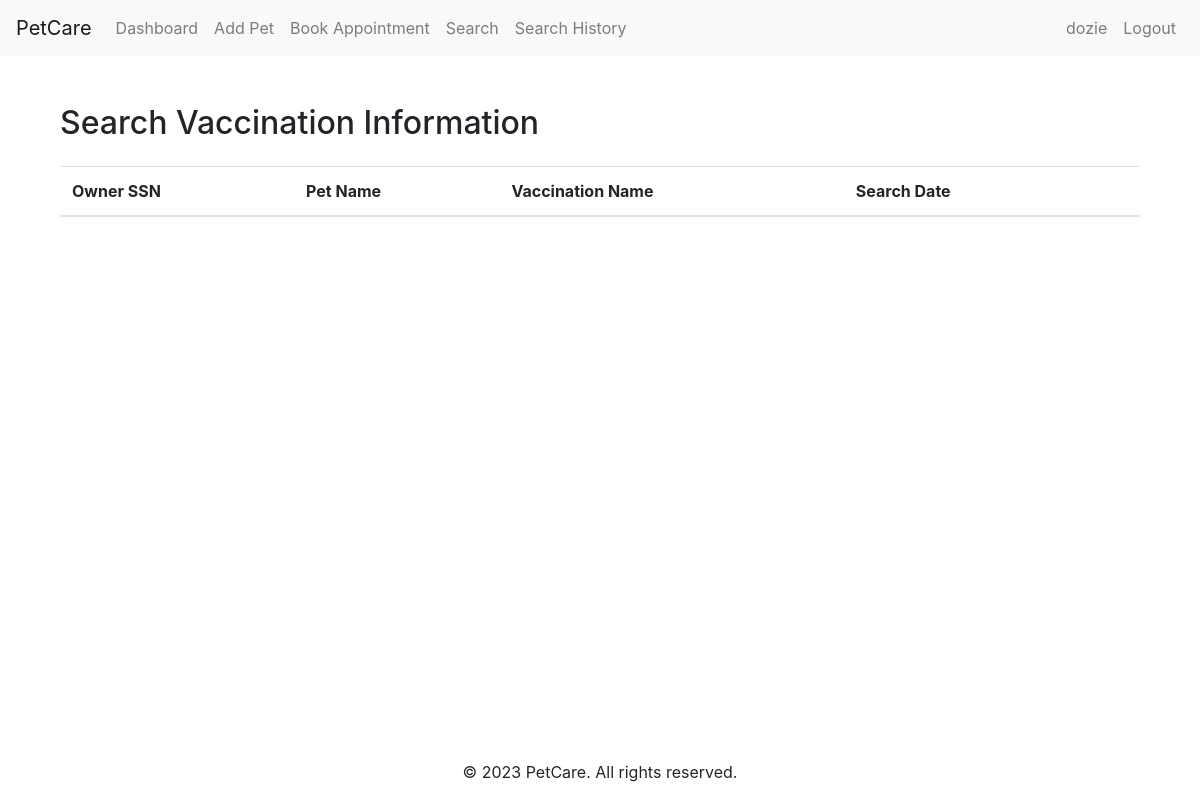
Page /search_history/ (signed in) on the earlier database version.
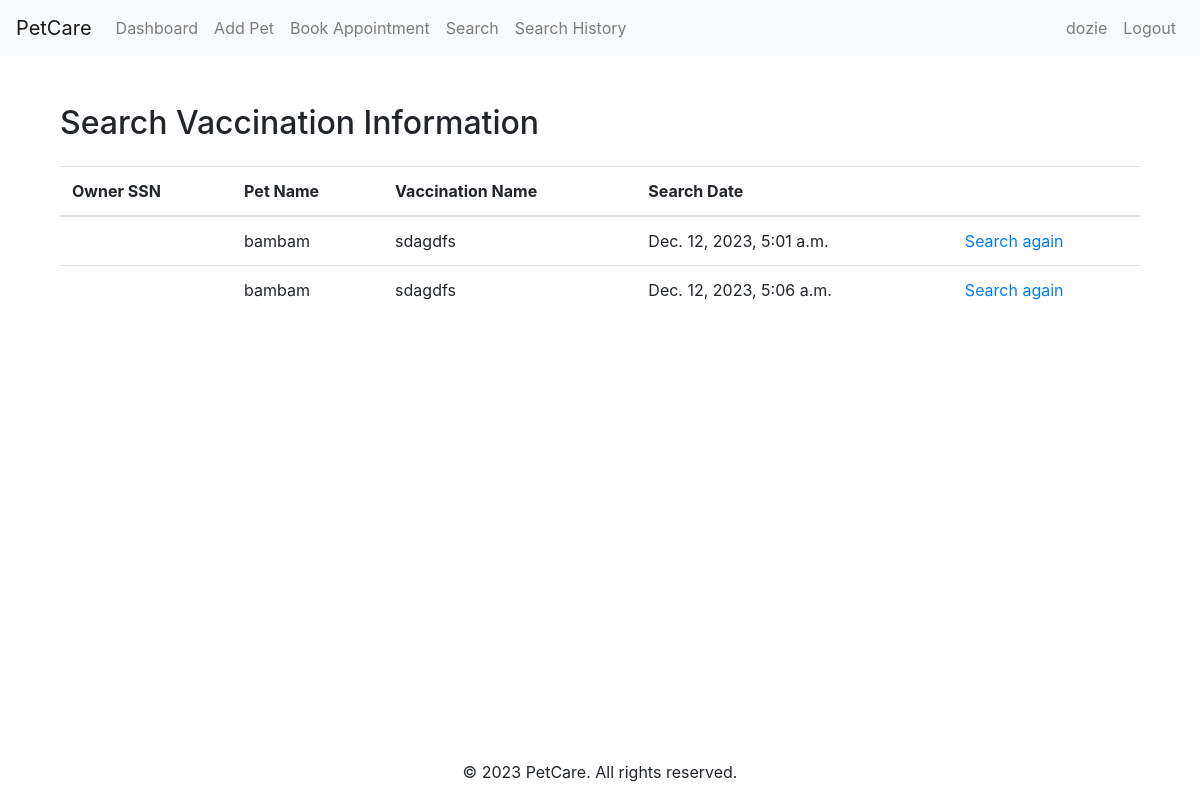
Same page on the later database version.
### core/models.py (models this page shows, shortened)
class User(AbstractUser):
    PET_OWNER = "Pet Owner"
    VET = "Vet"
    THIRD_PARTY = "Third Party/Groomer"
    ROLE_CHOICES = (
        (PET_OWNER, PET_OWNER),
        (VET, VET),
        (THIRD_PARTY, THIRD_PARTY),
    )
    role = models.CharField(choices=ROLE_CHOICES, max_length=200)
    ssn = models.CharField(max_length=200, null=True)
    license_no = models.CharField(max_length=200, null=True, blank=True)
    service_provider = models.CharField(max_length=200, null=True, blank=True)

class SearchHistory(models.Model):
    ssn = models.CharField(max_length=500, null=True)
    pet_name = models.CharField(max_length=500, null=True)
    vaccination_name = models.CharField(max_length=500, null=True)
    timestamp = models.DateTimeField(auto_now_add=True)
    user = models.ForeignKey(User, on_delete=models.CASCADE, null=True)

### core/views.py (the view)
# urls.py: path('search_history/', views.SearchHistoryView.as_view(), name='search_history'),
class SearchHistoryView(ListView):
    template_name = 'search_history.html'
    model = SearchHistory
    def get_queryset(self):
        queryset = super(SearchHistoryView, self).get_queryset()
        return queryset.filter(user=self.request.user)

### templates/search_history.html (shortened to what this page needs)
{% extends "base.html" %}
{% load bootstrap4 %}
{% block content %}
    <div class="container mt-4">
        <h2>Search Vaccination Information</h2>
        <table class="table mt-4">
            <thead>
            <tr>
                <th>Owner SSN</th>
                <th>Pet Name</th>
                <th>Vaccination Name</th>
                <th>Search Date</th>
                <th></th>
            </tr>
            </thead>
            <tbody>
            {% for search in object_list %}
                <tr>
                    <td>{{ search.ssn }}</td>
                    <td>{{ search.pet_name }}</td>
                    <td>{{ search.vaccination_name }}</td>
                    <td>{{ search.timestamp }}</td>
                    <td>
                        <a href="{% url 'core:search_vaccinations' %}?ssn={{ search.ssn }}&pet_name={{ search.pet_name }}&vaccination_name={{ search.vaccination_name }}">Search
                            again</a></td>
                </tr>
            {% endfor %}
            </tbody>
        </table>
    </div>
{% endblock %}

### templates/base.html (shortened to what this page needs)
<!DOCTYPE html>
<html lang="en">
<head>
    <link href="https://maxcdn.bootstrapcdn.com/bootstrap/4.5.2/css/bootstrap.min.css" rel="stylesheet">
</head>
<body>
<nav class="navbar navbar-expand-lg navbar-light bg-light">
    <a class="navbar-brand" href="{% url 'core:dashboard' %}">PetCare</a>
    <div class="collapse navbar-collapse" id="navbarNav">
        <ul class="navbar-nav mr-auto">
            <li class="nav-item">
                <a class="nav-link" href="{% url 'core:dashboard' %}">Dashboard</a>
            </li>
            <li class="nav-item">
                <a class="nav-link" href="{% url 'core:add_pet' %}">Add Pet</a>
            </li>
            <li class="nav-item">
                <a class="nav-link" href="{% url 'core:book_appointment' %}">Book Appointment</a>
            </li>
            <li class="nav-item">
                <a class="nav-link" href="{% url 'core:search_vaccinations' %}">Search</a>
            </li>
            <li class="nav-item">
                <a class="nav-link" href="{% url 'core:search_history' %}">Search History</a>
            </li>
        </ul>
        <ul class="navbar-nav ml-auto">
            {% if user.is_authenticated %}
            <li class="nav-item">
                <span class="nav-link">{{user.username}}</span>
            </li>
            <li class="nav-item">
                <a class="nav-link" href="{% url 'logout' %}">Logout</a>
            </li>
            {% endif %}
        </ul>
    </div>
</nav>
<div class="content-wrapper">
    <main class="container mt-5">
        {% block content %}{% endblock %}
    </main>
</div>
<footer class="mt-5">
    <p class="text-center">&copy; 2023 PetCare. All rights reserved.</p>
</footer>
</body>
</html>

### templates/base.html (style rules this page uses)
body { display: flex; flex-direction: column; min-height: 100vh; }
.content-wrapper { flex: 1; }

Differences in the rows shown:
added SearchHistory: pet_name "bambam", vaccination_name "sdagdfs", timestamp "Dec. 12, 2023, 5:01 a.m."
added SearchHistory: pet_name "bambam", vaccination_name "sdagdfs", timestamp "Dec. 12, 2023, 5:06 a.m."
